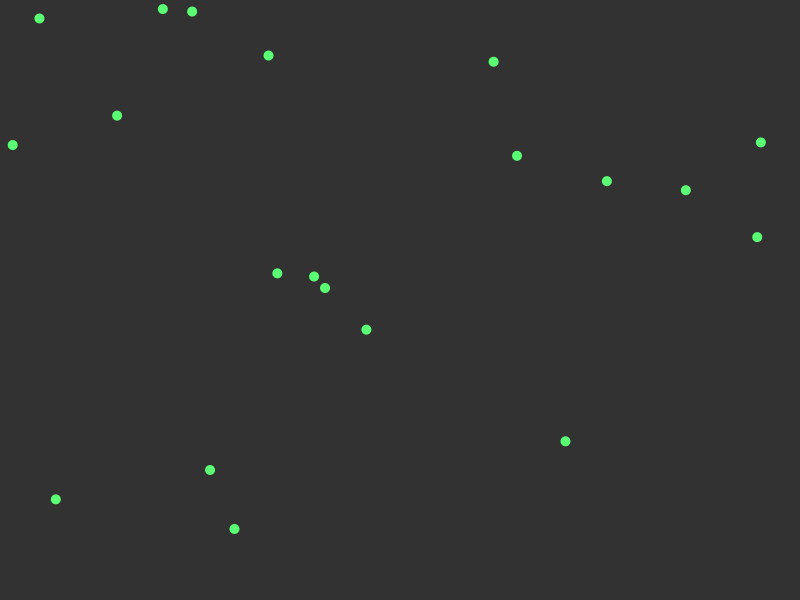
Frame 1 (no input)
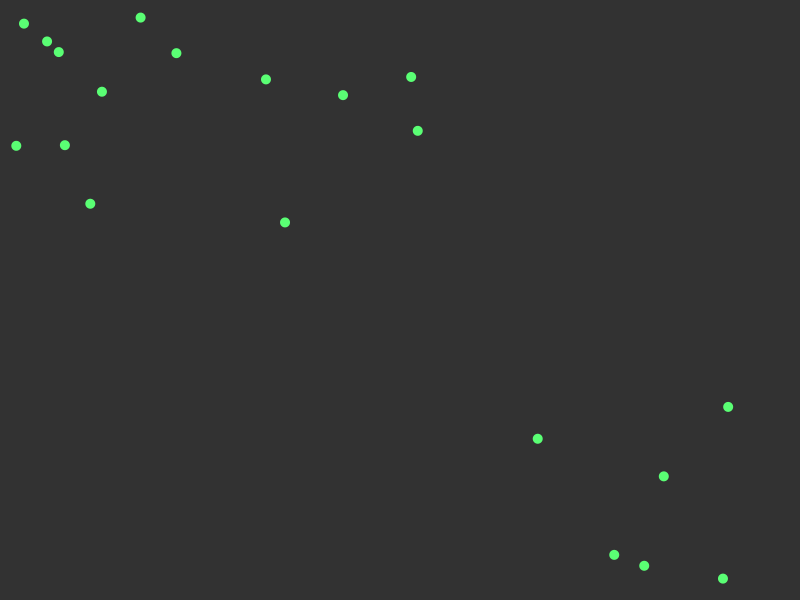
Frame 60 (the mouse pressed at the canvas centre just before this capture)
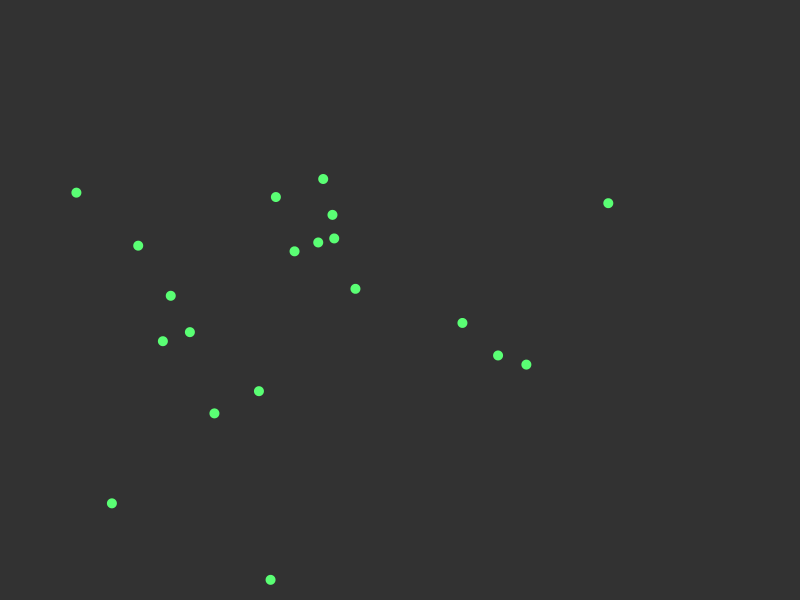
Frame 120 (the mouse held since frame 60 and released just before this capture)

The Processing sketch that drew these frames (run headless with seeded random() and noise(); from frame 60 on, the mouse is pressed at the canvas centre):

// Processing sketch: orbit
// ── orbit.pde
ArrayList<Point> points = new ArrayList<Point>();

void setup() {
  size(800, 600);
  //background(20);
  noStroke();
  fill(90, 255, 116, 255);
  
  for(int i = 0; i < 20; i++) {
    points.add(new Point());
  }

}


void draw() {
  background(50);
  
  for(Point point : points) {
    point.update();
    point.checkEdges();
    point.display();
  }
  
}

class Point {
 
  PVector location, velocity, acceleration;
  float topspeed;
  
  Point(){
    location = new PVector(random(width), random(height));
    velocity = new PVector(0, 0);
    topspeed = 8;
  }
  
  void update() {
    
    PVector mouse = new PVector(mouseX, mouseY);
    //PVector mouse = new PVector(width / 2, height / 2);
    PVector direction = PVector.sub(mouse, location);
    direction.normalize();
    direction.mult(.25);
    acceleration = direction;
    
    velocity.add(acceleration);
    velocity.limit(topspeed);
    location.add(velocity);
  }
  
  void display() {
    noStroke();
    //fill(random(255), random(255), random(255), 255);
    //fill(200);
    ellipse(location.x, location.y, 10, 10);
  }
  
  void checkEdges() {
    if (location.x > width) {
      location.x = 0;
    } else if (location.x < 0) {
      location.x = width;
    }

    if (location.y > height) {
      location.y = 0;
    }  else if (location.y < 0) {
      location.y = height;
    }
  }
}
